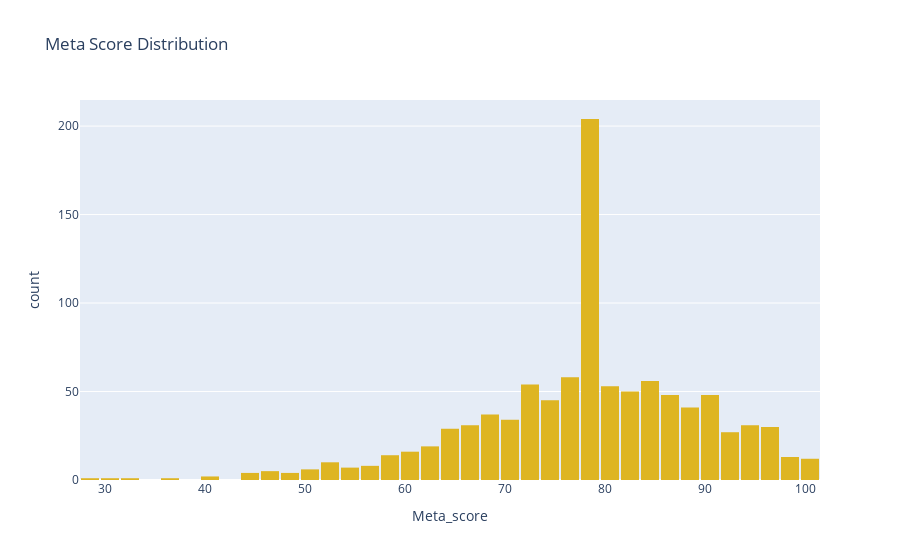

Source (notebook cell):
### Code cell
#Meta Score Distribution
fig = px.histogram(df.Meta_score, x="Meta_score", title="Meta Score Distribution",color_discrete_sequence=["#deb522"])
fig.update_layout(bargap=0.1)
fig.show()

### Figure 1 — Plotly figure (JSON) as saved in the notebook; plotly's stock layout.template omitted (floating-point values rounded to 4 significant figures; data arrays with more than 128 entries replaced by an {"elided": "..."} marker saying what was removed)
{"data": [{"alignmentgroup": "True", "bingroup": "x", "hovertemplate": "Meta_score=%{x}<br>count=%{y}<extra></extra>", "legendgroup": "", "marker": {"color": "#deb522", "pattern": {"shape": ""}}, "name": "", "offsetgroup": "", "orientation": "v", "showlegend": false, "type": "histogram", "x": {"elided": "1000 int values"}, "xaxis": "x", "yaxis": "y"}], "layout": {"bargap": 0.1, "barmode": "relative", "legend": {"tracegroupgap": 0}, "title": {"text": "Meta Score Distribution"}, "xaxis": {"anchor": "y", "domain": [0, 1], "title": {"text": "Meta_score"}}, "yaxis": {"anchor": "x", "domain": [0, 1], "title": {"text": "count"}}}}
